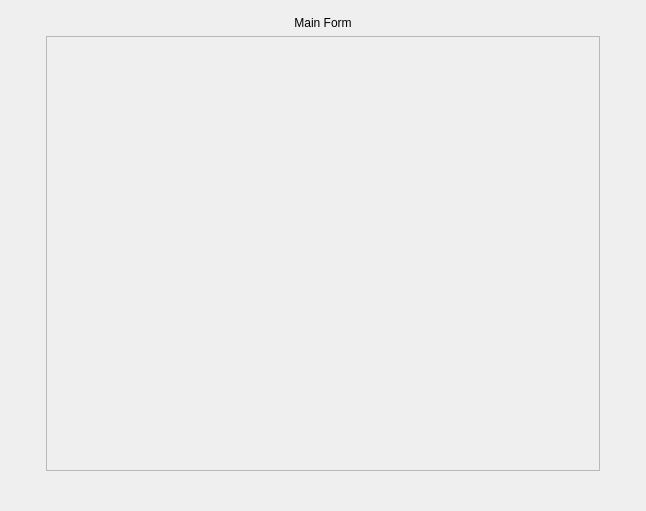
                 <widget class="QWidget" name="scrollAreaWidgetContents">
                  <property name="geometry">
                   <rect>
                    <x>0</x>
                    <y>0</y>
                    <width>646</width>
                    <height>511</height>
                   </rect>
                  </property>
                  <property name="sizePolicy">
                   <sizepolicy hsizetype="Expanding" vsizetype="Expanding">
                    <horstretch>0</horstretch>
                    <verstretch>0</verstretch>
                   </sizepolicy>
                  </property>
                  <layout class="QVBoxLayout" name="verticalLayout_15">
                   <property name="leftMargin">
                    <number>0</number>
                   </property>
                   <property name="topMargin">
                    <number>0</number>
                   </property>
                   <property name="rightMargin">
                    <number>0</number>
                   </property>
                   <property name="bottomMargin">
                    <number>0</number>
                   </property>
                   <item>
                    <widget class="QFrame" name="frame_form">
                     <property name="enabled">
                      <bool>true</bool>
                     </property>
                     <property name="frameShape">
                      <enum>QFrame::NoFrame</enum>
                     </property>
                     <property name="frameShadow">
                      <enum>QFrame::Plain</enum>
                     </property>
                     <layout class="QVBoxLayout" name="verticalLayout_17">
                      <property name="leftMargin">
                       <number>0</number>
                      </property>
                      <property name="topMargin">
                       <number>0</number>
                      </property>
                      <property name="rightMargin">
                       <number>0</number>
                      </property>
                      <property name="bottomMargin">
                       <number>0</number>
                      </property>
                      <item>
                       <layout class="QGridLayout" name="gridLayout_10">
                        <property name="topMargin">
                         <number>0</number>
                        </property>
                        <property name="bottomMargin">
                         <number>40</number>
                        </property>
                        <item row="1" column="0">
                         <spacer name="horizontalSpacer">
                          <property name="orientation">
                           <enum>Qt::Horizontal</enum>
                          </property>
                          <property name="sizeType">
                           <enum>QSizePolicy::Preferred</enum>
                          </property>
                          <property name="sizeHint" stdset="0">
                           <size>
                            <width>40</width>
                            <height>20</height>
                           </size>
                          </property>
                         </spacer>
                        </item>
                        <item row="1" column="2">
                         <spacer name="horizontalSpacer_2">
                          <property name="orientation">
                           <enum>Qt::Horizontal</enum>
                          </property>
                          <property name="sizeType">
                           <enum>QSizePolicy::Preferred</enum>
                          </property>
                          <property name="sizeHint" stdset="0">
                           <size>
                            <width>40</width>
                            <height>20</height>
                           </size>
                          </property>
                         </spacer>
                        </item>
                        <item row="0" column="0" colspan="3">
                         <widget class="QLabel" name="lbl_current_form">
                          <property name="minimumSize">
                           <size>
                            <width>0</width>
                            <height>30</height>
                           </size>
                          </property>
                          <property name="text">
                           <string>Main Form</string>
                          </property>
                          <property name="alignment">
                           <set>Qt::AlignBottom|Qt::AlignHCenter</set>
                          </property>
                         </widget>
                        </item>
                        <item row="1" column="1">
                         <widget class="FormArea" name="scr_schema_fields">
                          <property name="enabled">
                           <bool>false</bool>
                          </property>
                          <property name="widgetResizable">
                           <bool>true</bool>
                          </property>
                          <widget class="QWidget" name="scrollAreaWidgetContents_2">
                           <property name="geometry">
                            <rect>
                             <x>0</x>
                             <y>0</y>
                             <width>542</width>
                             <height>430</height>
                            </rect>
                           </property>
                          </widget>
                         </widget>
                        </item>
                       </layout>
                      </item>
                     </layout>
                    </widget>
                   </item>
                  </layout>
                 </widget>
